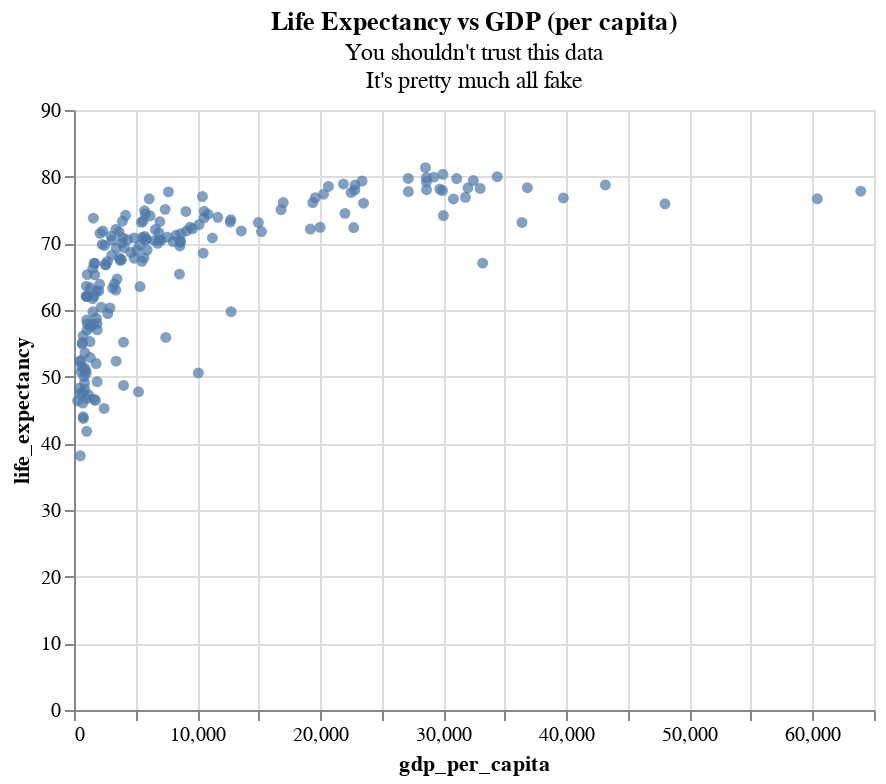

Notebook code cell kept with this figure:
### Markdown cell above
## Adding a subtitle

Subtitles make things slightly more difficult, you need to build an `alt.TitleParams` with both the title and the subtitle. On the plus side it easily supports multiple lines of text!

### Code cell
alt.Chart(
    df,
    title=alt.TitleParams(
        "Life Expectancy vs GDP (per capita)",
        subtitle=[
            "You shouldn't trust this data",
            "It's pretty much all fake"
        ]
    )
).mark_circle().encode(
    x='gdp_per_capita',
    y='life_expectancy'
)

### Figure 1 — Vega-Lite specification as saved in the notebook (floating-point values rounded to 4 significant figures; data arrays with more than 128 entries replaced by an {"elided": "..."} marker saying what was removed)
{"config": {"view": {"continuousWidth": 400, "continuousHeight": 300}}, "data": {"name": "data-b67c1df729469a12107b21a407bc3a44"}, "mark": "circle", "encoding": {"x": {"field": "gdp_per_capita", "type": "quantitative"}, "y": {"field": "life_expectancy", "type": "quantitative"}}, "title": {"text": "Life Expectancy vs GDP (per capita)", "subtitle": ["You shouldn't trust this data", "It's pretty much all fake"]}, "$schema": "https://vega.github.io/schema/vega-lite/v4.17.0.json", "datasets": {"data-b67c1df729469a12107b21a407bc3a44": {"elided": "188 records"}}}
